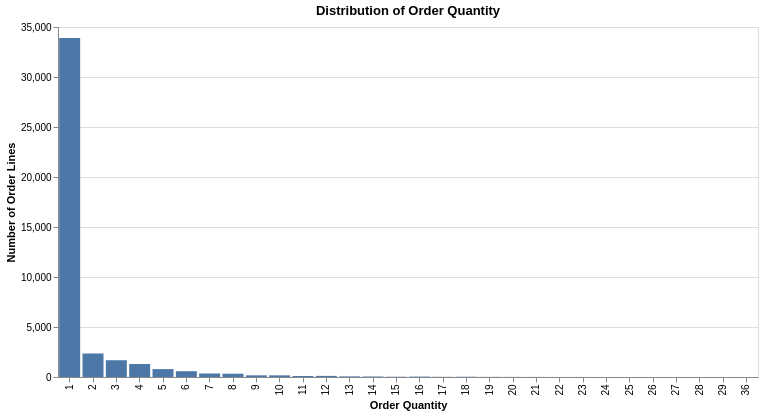

The notebook cell this image was saved under:
### Code cell
# Bar chart of order quantity distribution
alt.Chart(order_quantity_counts).mark_bar().encode(
    x=alt.X("order_quantity:O", title="Order Quantity"),
    y=alt.Y("count:Q", title="Number of Order Lines"),
    tooltip=["order_quantity", "count", "percentage"]
).properties(
    title="Distribution of Order Quantity",
    width=700,
    height=350
)

### Figure 1 — Vega-Lite specification as saved in the notebook (floating-point values rounded to 4 significant figures)
{"config": {"view": {"continuousWidth": 300, "continuousHeight": 300}}, "data": {"name": "data-369f3d8762b5600d05dbde7a5c4bc979"}, "mark": {"type": "bar"}, "encoding": {"tooltip": [{"field": "order_quantity", "type": "quantitative"}, {"field": "count", "type": "quantitative"}, {"field": "percentage", "type": "quantitative"}], "x": {"field": "order_quantity", "title": "Order Quantity", "type": "ordinal"}, "y": {"field": "count", "title": "Number of Order Lines", "type": "quantitative"}}, "height": 350, "title": "Distribution of Order Quantity", "width": 700, "$schema": "https://vega.github.io/schema/vega-lite/v5.20.1.json", "datasets": {"data-369f3d8762b5600d05dbde7a5c4bc979": [{"order_quantity": 1.0, "count": 33901, "percentage": 80.52}, {"order_quantity": 2.0, "count": 2352, "percentage": 5.59}, {"order_quantity": 3.0, "count": 1676, "percentage": 3.98}, {"order_quantity": 4.0, "count": 1300, "percentage": 3.09}, {"order_quantity": 5.0, "count": 788, "percentage": 1.87}, {"order_quantity": 6.0, "count": 579, "percentage": 1.38}, {"order_quantity": 7.0, "count": 353, "percentage": 0.84}, {"order_quantity": 8.0, "count": 330, "percentage": 0.78}, {"order_quantity": 9.0, "count": 168, "percentage": 0.4}, {"order_quantity": 10.0, "count": 164, "percentage": 0.39}, {"order_quantity": 11.0, "count": 100, "percentage": 0.24}, {"order_quantity": 12.0, "count": 111, "percentage": 0.26}, {"order_quantity": 13.0, "count": 63, "percentage": 0.15}, {"order_quantity": 14.0, "count": 50, "percentage": 0.12}, {"order_quantity": 15.0, "count": 27, "percentage": 0.06}, {"order_quantity": 16.0, "count": 41, "percentage": 0.1}, {"order_quantity": 17.0, "count": 19, "percentage": 0.05}, {"order_quantity": 18.0, "count": 27, "percentage": 0.06}, {"order_quantity": 19.0, "count": 14, "percentage": 0.03}, {"order_quantity": 20.0, "count": 10, "percentage": 0.02}, {"order_quantity": 21.0, "count": 7, "percentage": 0.02}, {"order_quantity": 22.0, "count": 4, "percentage": 0.01}, {"order_quantity": 23.0, "count": 5, "percentage": 0.01}, {"order_quantity": 24.0, "count": 3, "percentage": 0.01}, {"order_quantity": 25.0, "count": 2, "percentage": 0.0}, {"order_quantity": 26.0, "count": 2, "percentage": 0.0}, {"order_quantity": 27.0, "count": 1, "percentage": 0.0}, {"order_quantity": 28.0, "count": 1, "percentage": 0.0}, {"order_quantity": 29.0, "count": 1, "percentage": 0.0}, {"order_quantity": 36.0, "count": 1, "percentage": 0.0}]}}
